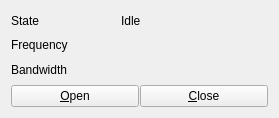
<?xml version="1.0" encoding="UTF-8"?>
<ui version="4.0">
 <class>PhaseComparator</class>
 <widget class="QWidget" name="PhaseComparator">
  <property name="geometry">
   <rect>
    <x>0</x>
    <y>0</y>
    <width>279</width>
    <height>118</height>
   </rect>
  </property>
  <property name="windowTitle">
   <string>Form</string>
  </property>
  <layout class="QGridLayout" name="gridLayout">
   <item row="1" column="2" colspan="2">
    <widget class="FrequencySpinBox" name="frequencySpin"/>
   </item>
   <item row="2" column="0" colspan="2">
    <widget class="QLabel" name="label_6">
     <property name="sizePolicy">
      <sizepolicy hsizetype="Fixed" vsizetype="Preferred">
       <horstretch>0</horstretch>
       <verstretch>0</verstretch>
      </sizepolicy>
     </property>
     <property name="text">
      <string>Bandwidth</string>
     </property>
    </widget>
   </item>
   <item row="2" column="2" colspan="2">
    <widget class="FrequencySpinBox" name="bandwidthSpin"/>
   </item>
   <item row="0" column="2">
    <widget class="QLabel" name="stateLabel">
     <property name="text">
      <string>Idle</string>
     </property>
     <property name="wordWrap">
      <bool>true</bool>
     </property>
    </widget>
   </item>
   <item row="1" column="0" colspan="2">
    <widget class="QLabel" name="label_5">
     <property name="sizePolicy">
      <sizepolicy hsizetype="Fixed" vsizetype="Preferred">
       <horstretch>0</horstretch>
       <verstretch>0</verstretch>
      </sizepolicy>
     </property>
     <property name="text">
      <string>Frequency</string>
     </property>
    </widget>
   </item>
   <item row="0" column="0">
    <widget class="QLabel" name="label_7">
     <property name="sizePolicy">
      <sizepolicy hsizetype="Fixed" vsizetype="Preferred">
       <horstretch>0</horstretch>
       <verstretch>0</verstretch>
      </sizepolicy>
     </property>
     <property name="text">
      <string>State</string>
     </property>
    </widget>
   </item>
   <item row="3" column="0" colspan="4">
    <widget class="QWidget" name="widget" native="true">
     <layout class="QGridLayout" name="gridLayout_2">
      <property name="leftMargin">
       <number>0</number>
      </property>
      <property name="topMargin">
       <number>0</number>
      </property>
      <property name="rightMargin">
       <number>0</number>
      </property>
      <property name="bottomMargin">
       <number>0</number>
      </property>
      <property name="spacing">
       <number>1</number>
      </property>
      <item row="0" column="0">
       <widget class="QPushButton" name="openButton">
        <property name="text">
         <string>&amp;Open</string>
        </property>
       </widget>
      </item>
      <item row="0" column="1">
       <widget class="QPushButton" name="closeButton">
        <property name="text">
         <string>&amp;Close</string>
        </property>
       </widget>
      </item>
     </layout>
    </widget>
   </item>
  </layout>
 </widget>
 <customwidgets>
  <customwidget>
   <class>FrequencySpinBox</class>
   <extends>QWidget</extends>
   <header>FrequencySpinBox.h</header>
  </customwidget>
 </customwidgets>
 <resources/>
 <connections/>
</ui>
